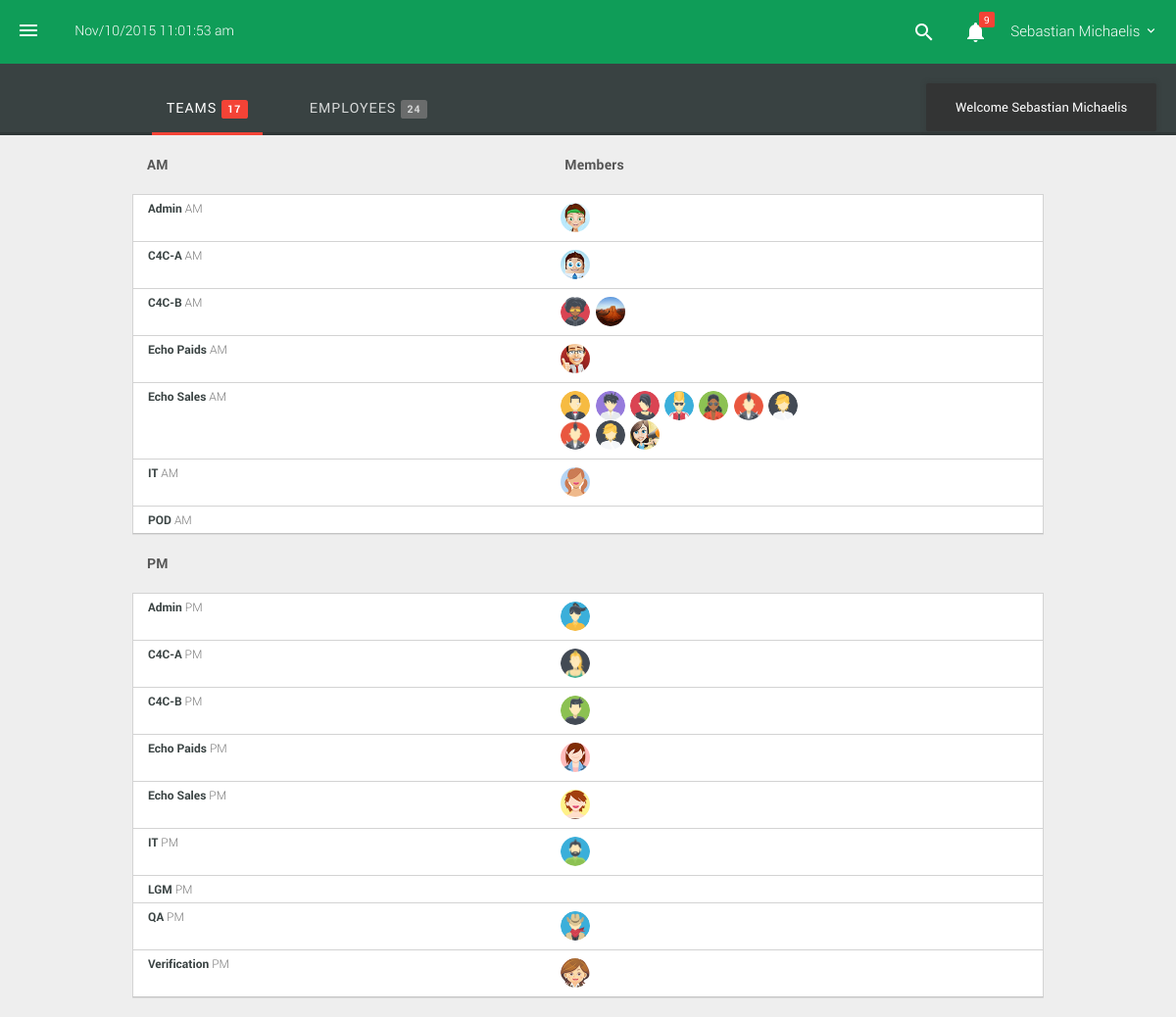
The page /index.php/teams on the database its author committed.
### tables this page shows
CREATE TABLE IF NOT EXISTS `team_info` (
  `TeamInfoID` int(11) NOT NULL AUTO_INCREMENT,
  `TeamID` int(11) NOT NULL,
  `TeamTimeIn` time NOT NULL,
  `TeamTimeOut` time NOT NULL,
  `TeamDate` varchar(100) NOT NULL,
  `TeamBreak` int(3) NOT NULL,
  PRIMARY KEY (`TeamInfoID`)
);

CREATE TABLE IF NOT EXISTS `team` (
  `TeamID` int(11) NOT NULL AUTO_INCREMENT,
  `TeamParentID` int(11) NOT NULL,
  `TeamName` varchar(20) NOT NULL,
  `SwingIn` time NOT NULL,
  `SwingOut` time NOT NULL,
  `SwingDay` enum('Saturday','Sunday','None') NOT NULL,
  `TeamSchedule` enum('AM','PM') NOT NULL,
  PRIMARY KEY (`TeamID`)
);

CREATE TABLE IF NOT EXISTS `team_member` (
  `TeamMemberID` int(11) NOT NULL AUTO_INCREMENT,
  `EmpID` int(11) NOT NULL,
  `TeamID` int(11) NOT NULL,
  `TeamMemberRank` varchar(20) NOT NULL,
  PRIMARY KEY (`TeamMemberID`),
  UNIQUE KEY `EmpID` (`EmpID`)
);

CREATE TABLE IF NOT EXISTS `employee_info` (
  `EmpID` int(11) NOT NULL,
  `EmpFirstName` varchar(20) NOT NULL,
  `EmpMiddleName` varchar(20) NOT NULL,
  `EmpLastName` varchar(20) NOT NULL,
  `EmpGender` enum('Male','Female') NOT NULL,
  `EmpBirthdate` date NOT NULL,
  `EmpContact` varchar(20) NOT NULL,
  `EmpEmail` varchar(40) NOT NULL,
  `EmpProfilePic` varchar(20) NOT NULL,
  `EmpStatus` enum('Single','Married','Devorce','Separated','Widowed') NOT NULL,
  PRIMARY KEY (`EmpID`),
  UNIQUE KEY `EmpID` (`EmpID`)
);

### application/controllers/teams.php (called while the page is built, shortened)
<?php
class Teams extends CI_Controller {
	function __Construct(){
	   	$this->load->database();
	   	$this->load->model('teamModel');
	}
	public function index()
	{
		$data['employeeCount']	=	$this->teamModel->employeeCount();
		$data['employee']		=	$this->teamModel->employeeList();
		$data['morning']		=	$this->teamModel->displayAM();
		$data['evening']		=	$this->teamModel->displayPM();
		$this->load->view('header');
		$this->load->view('teams',$data);
	}
}

### index.php (called while the page is built, shortened)
<?php
require_once BASEPATH.'core/CodeIgniter.php';

### application/models/teamModel.php (called while the page is built, shortened)
<?php
class TeamModel extends CI_Model {
	function displayAM(){
		$this->db->select();
		$this->db->from('team as t1')
		->join('team_info', 't1.TeamID = team_info.TeamID','right')
		->where('t1.TeamSchedule', 'AM');
		$this->db->order_by("t1.TeamName", "asc");
		$query=$this->db->get();
        return $query->result_array();
	}
	function displayPM(){
		$this->db->select();
		$this->db->from('team')
		->join('team_info', 'team.TeamID = team_info.TeamID','right')
		->where('team.TeamSchedule', 'PM');
		$this->db->order_by("TeamName", "asc");
		$query=$this->db->get();
        return $query->result_array();
	}
	function employeeList(){
		$this->db->select();
		$this->db->from('team_member')
		->join('employee_info', 'team_member.EmpID = employee_info.EmpID','left');
		$query=$this->db->get();
        return $query->result_array();
	}
	function employeeCount(){
		$this->db->select('EmpID');
		$this->db->from('employee_info');
		$query=$this->db->get();
		return $query->num_rows();
	}
}

### application/views/teams.php (the view, shortened to what this page needs)
<body id="team-body">
        <header id="header">
            <ul class="header-inner">
                <li id="menu-trigger" data-trigger="#sidebar">
                    <div class="line-wrap">
                        <div class="line top"></div>
                        <div class="line center"></div>
                        <div class="line bottom"></div>
                    </div>
                </li>
                <li class="c-date">
                   <a href="<?php echo base_url(); ?>login"><img src="<?php echo base_url(); ?>img/timekeeper-logo.png" width="20">&nbsp; Wed, Sept 16</a>
                </li>
                <li id="l-user" class="logo dropdown  hidden-xs pull-right">
                    <a data-toggle="dropdown"  href="<?php echo base_url(); ?>login">Sebastian Michaelis <i class="md md-keyboard-arrow-down"></i></a>
                </li>
                <li class="pull-right">
                    <ul class="top-menu">
                        <li id="top-search">
                            <a class="tm-search" href=""></a>
                        </li>
                        <li class="dropdown">
                        <a data-toggle="dropdown" class="tm-notification" href="#"><i class="tmn-counts">9</i></a>
                    </li>
                    </ul>
                </li>
            </ul>
        </header>
        <section id="main">
            <section id="emp-submenu">
                <div class="container">
                    <div>
                        <ul class="list-inline">
                            <li class="active"><a href="#"> Teams <span class="label label-danger"><?php echo count($morning)+count($evening); ?></span></a> </li>
                            <li><a href="<?php echo base_url(); ?>employee">Employees <span class="label label-default"><?php echo $employeeCount; ?></span></a></li>
                        </ul>
                    </div>
                </div>
            </section>
            <section id="content" class="emp-content">
                <div id="emp-list" >
                    <div class="emp-list-head-content ">
                        <div class="container">
                            <div class="col-xs-11">
                                <div class="row">
                                    <div class="col-xs-6">
                                        <div class="emp-list-head">AM</div>
                                    </div>
                                    <div class="col-xs-2 ">
                                        <div class="emp-list-head">Members</div>
                                    </div>
                                </div>
                            </div>
                        </div>
                     </div>
                    <div class="lv-body">
                        <div class="container">
                            <?php
                                foreach($morning as $m){
                             ?>
                            <div class=" team-info"  href="<?php echo base_url(); ?>teams/view_team/<?php echo $m['TeamID']; ?>">
                                <div class="col-xs-11">
                                    <a href="<?php echo base_url(); ?>teams/view_team/<?php echo $m['TeamID']; ?>">
                                    <div class="row">
                                        <div class="col-xs-6 team-list-info team-list-team">
                                            <?php echo $m['TeamName']; ?> <span class="text-muted"><?php echo $m['TeamSchedule']; ?></span>
                                        </div>
                                        <div class=" col-xs-4 team-list-members">
                                            <ul class="list-inline">
                                                <?php
                                                foreach($employee as $e){
                                                    if($e['TeamID'] == $m['TeamID']){
                                                ?>
                                                    <li class="hidden-xs">
                                                        <a href="#" data-toggle="tooltip" data-placement="top" title="" data-original-title="<?php echo $e['EmpLastName'].", ".$e['EmpFirstName']; ?>">
                                                            <img class="lv-img-sm img-circle" src="<?php echo base_url(); ?>img/profile-pics/<?php echo $e['EmpProfilePic']; ?>" alt="" ></a>
                                                    </li>
                                                <?php }} ?>
                                            </ul>
                                        </div>
                                    </div>
                                    </a>
                                </div>
                            </div>
                            <?php } ?>
                        </div>
                    </div>
                    <div class="emp-list-head-content ">
                        <div class="container">
                            <div class="col-xs-4">
                                <div class="emp-list-head">PM</div>
                            </div>
                        </div>
                     </div>
                     <div class="lv-body">
                        <div class="container">
                            <?php
                                $temp = 0;
                                foreach($evening as $e){
                                    if($temp == $e['TeamID']){
                                        continue;
                                    }
                             ?>
                            <div class=" team-info"  href="<?php echo base_url(); ?>teams/view_team/<?php echo $e['TeamID']; ?>">
                                <div class="col-xs-11">
                                    <a href="<?php echo base_url(); ?>teams/view_team/<?php echo $e['TeamID']; ?>">
                                    <div class="row">
                                        <div class="col-xs-6 team-list-info team-list-team">
                                             <?php echo $e['TeamName'] ?> <span class="text-muted"><?php echo $e['TeamSchedule']; ?></span>
                                        </div>
                                        <div class=" col-xs-4 team-list-members">
                                            <ul class="list-inline">
                                                <?php
                                                foreach($employee as $z){
                                                    if($z['TeamID'] == $e['TeamID']){
                                                ?>
                                                    <li class="hidden-xs">
                                                        <a href="#" data-toggle="tooltip" data-placement="top" title="" data-original-title="<?php echo $z['EmpLastName'].", ".$z['EmpFirstName']; ?>">
                                                            <img class="lv-img-sm img-circle" src="<?php echo base_url(); ?>img/profile-pics/<?php echo $z['EmpProfilePic']; ?>" alt="" ></a>
                                                    </li>
                                                <?php }} ?>
                                            </ul>
                                        </div>
                                    </div>
                                    </a>
                                </div>
                            </div>
                            <?php $temp = $e['TeamID']; ?>
                            <?php } ?>
                        </div>
                    </div>
                </div>
            </section>
    </body>
</html>

### application/views/header.php (shortened to what this page needs)
?><!DOCTYPE html>
    <head>
        <link href="<?php echo base_url(); ?>vendors/bower_components/animate.css/animate.min.css" rel="stylesheet">
        <link href="<?php echo base_url(); ?>vendors/bower_components/sweetalert/dist/sweetalert-override.min.css" rel="stylesheet">
        <link href="<?php echo base_url(); ?>vendors/bower_components/material-design-iconic-font/css/material-design-iconic-font.min.css" rel="stylesheet">
        <link href="<?php echo base_url(); ?>vendors/socicon/socicon.min.css" rel="stylesheet">
        <link href="<?php echo base_url(); ?>vendors/bower_components/bootstrap-select/dist/css/bootstrap-select.css" rel="stylesheet">
        <link href="<?php echo base_url(); ?>vendors/bower_components/summernote/dist/summernote.css" rel="stylesheet">
        <link href="<?php echo base_url(); ?>vendors/bower_components/eonasdan-bootstrap-datetimepicker/build/css/bootstrap-datetimepicker.min.css" rel="stylesheet">
        <link href="<?php echo base_url(); ?>vendors/farbtastic/farbtastic.css" rel="stylesheet">
        <link href="<?php echo base_url(); ?>vendors/chosen_v1.4.2/chosen.min.css" rel="stylesheet">
        <link href="<?php echo base_url(); ?>css/app.min.1.css" rel="stylesheet">
        <link href="<?php echo base_url(); ?>css/app.min.2.css" rel="stylesheet">
        <link href="<?php echo base_url(); ?>css/design.css" rel="stylesheet">
        <link href="<?php echo base_url(); ?>css/whirly.css" rel="stylesheet">
    </head>

### css/design.css (style rules this page uses)
#team-body { background-color: #EEEEEE; }
.emp-list-head-content .container { position: relative; padding-bottom: 10px; }
.emp-list-head { font-size: 14px; font-weight:550; height: auto; padding: 10px 0; letter-spacing: .2px; padding-top: 20px; color: #555; }
.team-info, .prof-logs { background-color: #fff; border-left: 1px solid #d3d3d3; border-right: 1px solid #d3d3d3; border-top: 1px solid #d3d3d3; cursor: pointer; }
.team-info a { color: #777; }
.team-info:last-child, .prof-logs:last-child { box-shadow: 0 1px 0 rgba(0,0,0,0.07); border-bottom: 1px solid #c4c4c4; }
.team-info:before, .team-info:after,.prof-logs:before ,.prof-logs:after { content: " "; display: table; clear: both; }
.team-info .team-list-team, .prof-logs .team-list-team { font-size: 12px; font-weight: bold; color: #394242; }
.team-info .team-list-team span, .prof-logs .team-list-team span { font-weight: 300; }
.team-list-info { padding:5px 15px; font-size: 14.5px; }
.team-list-members { padding-top: 8px; }
.team-list-members ul li { padding: 0px 1px; }
.team-list-members img { height: 30px; width: 30px; }
.emp-content { padding: 0!important; padding-bottom: 20px!important; }
#emp-submenu { padding-top: 30px; background-color:#394242; border-bottom: 3px solid #2F3636; }
#emp-submenu .container, #profile-top .container, #emp-submenub .container { position: relative; }
#emp-submenu ul,#emp-submenub ul { margin: 0; padding: 0 20px; margin-bottom: -3px; text-transform: uppercase; }
#emp-submenu ul li:not(.emp-filter) { padding: 5px 15px; padding-bottom: 15px; margin-right: 30px; font-size: 14px; opacity: 0.8; }
#emp-submenu li:not(.emp-filter) a { color: #fff; letter-spacing: 1px; }
#emp-submenu ul li.active:not(.emp-filter) { border-bottom: 3px solid #F44336; opacity: 1; }
#l-user { display: inline-block; position: relative; }
#l-user a { text-transform: none!important; font-size: 15px; }
.header-inner .c-date a { color: #fff; padding: 6px 10px; display: block; font-size: 14px; font-weight: 100; }

### rows shown on the page
team_info: TeamID.TeamName "Admin", TeamID.TeamSchedule "AM"
team_member: EmpID.EmpProfilePic (picture)
team_info: TeamID.TeamName "C4C-A", TeamID.TeamSchedule "AM"
team_member: EmpID.EmpProfilePic (picture)
team_info: TeamID.TeamName "C4C-B", TeamID.TeamSchedule "AM"
team_member: EmpID.EmpProfilePic (picture)
team_member: EmpID.EmpProfilePic (picture)
team_info: TeamID.TeamName "Echo Paids", TeamID.TeamSchedule "AM"
team_member: EmpID.EmpProfilePic (picture)
team_info: TeamID.TeamName "Echo Sales", TeamID.TeamSchedule "AM"
team_member: EmpID.EmpProfilePic (picture)
team_member: EmpID.EmpProfilePic (picture)
team_member: EmpID.EmpProfilePic (picture)
team_member: EmpID.EmpProfilePic (picture)
team_member: EmpID.EmpProfilePic (picture)
team_member: EmpID.EmpProfilePic (picture)
team_member: EmpID.EmpProfilePic (picture)
team_member: EmpID.EmpProfilePic (picture)
team_member: EmpID.EmpProfilePic (picture)
team_member: EmpID.EmpProfilePic (picture)
team_info: TeamID.TeamName "IT", TeamID.TeamSchedule "AM"
team_member: EmpID.EmpProfilePic (picture)
team_info: TeamID.TeamName "POD", TeamID.TeamSchedule "AM"
team_info: TeamID.TeamName "Admin", TeamID.TeamSchedule "PM"
team_member: EmpID.EmpProfilePic (picture)
team_info: TeamID.TeamName "C4C-A", TeamID.TeamSchedule "PM"
team_member: EmpID.EmpProfilePic (picture)
team_info: TeamID.TeamName "C4C-B", TeamID.TeamSchedule "PM"
team_member: EmpID.EmpProfilePic (picture)
team_info: TeamID.TeamName "Echo Paids", TeamID.TeamSchedule "PM"
team_member: EmpID.EmpProfilePic (picture)
team_info: TeamID.TeamName "Echo Sales", TeamID.TeamSchedule "PM"
team_member: EmpID.EmpProfilePic (picture)
team_info: TeamID.TeamName "IT", TeamID.TeamSchedule "PM"
team_member: EmpID.EmpProfilePic (picture)
team_info: TeamID.TeamName "LGM", TeamID.TeamSchedule "PM"
team_info: TeamID.TeamName "QA", TeamID.TeamSchedule "PM"
team_member: EmpID.EmpProfilePic (picture)
team_info: TeamID.TeamName "Verification", TeamID.TeamSchedule "PM"
team_member: EmpID.EmpProfilePic (picture)

### other values the page prints
count($morning)+count($evening) "17"
$employeeCount "24"
